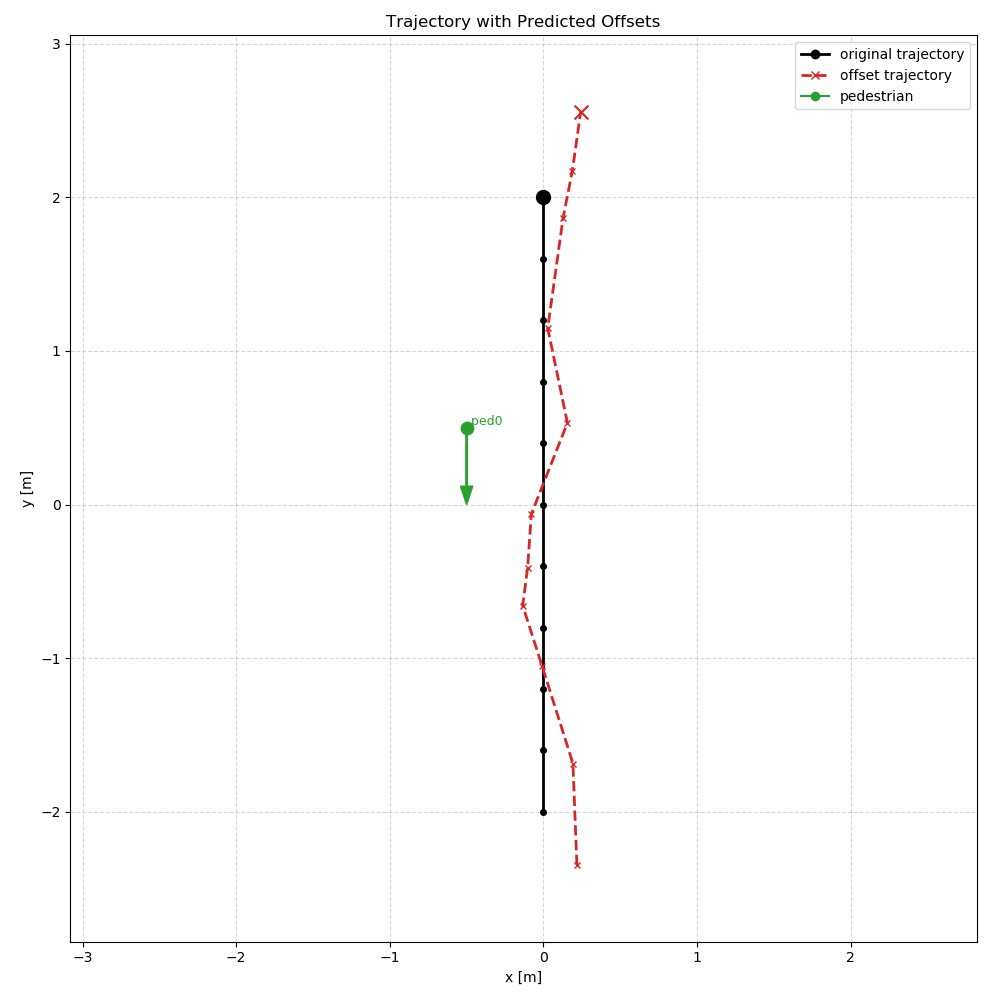

The Python source for this figure:
#!/usr/bin/env python3
"""
Plot trajectory with predicted offsets.

This script takes an array of robot trajectory points and predicts per-frame
offsets using the GNN model, then plots both the original trajectory and the
offset-adjusted trajectory for comparison.

Example:
  python3 src/trajectory_offset_plot.py --model-path gnn_model.pt
"""

from __future__ import annotations

import argparse
from typing import List, Tuple, Optional
import numpy as np
import matplotlib.pyplot as plt
from matplotlib.lines import Line2D
import torch
from torch_geometric.data import Data

from utils import (
    build_directional_star,
    load_model,
    preprocess_frame_to_node_features,
    build_bidirectional_star,
)


def sample_trajectory_from_waypoints(
    waypoints: np.ndarray,
    samples_per_segment: int = 2,
) -> np.ndarray:
    """
    Linearly sample points along each trajectory segment.

    Each segment contributes exactly `samples_per_segment` points without
    duplicating junction waypoints; the final waypoint is appended once.
    """
    if waypoints.ndim != 2 or waypoints.shape[1] != 2:
        raise ValueError("waypoints must have shape [N, 2]")
    if len(waypoints) < 2:
        raise ValueError("need at least 2 waypoints to form segments")
    if samples_per_segment <= 0:
        raise ValueError("samples_per_segment must be > 0")

    sampled_points: List[np.ndarray] = []
    for i in range(len(waypoints) - 1):
        p0 = waypoints[i]
        p1 = waypoints[i + 1]
        t_values = np.linspace(0.0, 1.0, num=samples_per_segment, endpoint=False, dtype=np.float32)
        segment_points = (1.0 - t_values[:, None]) * p0 + t_values[:, None] * p1
        sampled_points.append(segment_points)

    sampled_points.append(waypoints[-1][None, :])
    return np.vstack(sampled_points).astype(np.float32)


def predict_offset_at_frame(
    frame_nx5: np.ndarray,
    model: torch.nn.Module,
    device: torch.device,
    fallback_theta: Optional[float] = None,
) -> np.ndarray:
    """
    Predict the offset for a single frame with pedestrians.
    
    Args:
        frame_nx5: [V, 5] array with robot at index 0
        model: Trained GNN model
        device: Torch device
    
    Returns:
        [2] array with predicted offset (global frame)
    """
    x_node = preprocess_frame_to_node_features(frame_nx5)
    #edge_index, edge_attr = build_directional_star(x_node)
    edge_index, edge_attr = build_bidirectional_star(x_node)
    
    data = Data(
        x=torch.from_numpy(x_node),
        edge_index=torch.from_numpy(edge_index),
        edge_attr=torch.from_numpy(edge_attr),
    )
    
    with torch.no_grad():
        y_hat_local = model(data.to(device)).cpu().numpy().reshape(-1)
    
    # Transform local offset to global
    robot_vx, robot_vy = frame_nx5[0, 2], frame_nx5[0, 3]
    speed = np.sqrt(robot_vx**2 + robot_vy**2)
    if speed > 1e-6:
        theta = np.arctan2(robot_vy, robot_vx)
    elif fallback_theta is not None:
        theta = fallback_theta
    else:
        theta = None

    if theta is not None:
        cos_theta = np.cos(theta)
        sin_theta = np.sin(theta)
        R_theta = np.array([[cos_theta, -sin_theta], [sin_theta, cos_theta]])
        y_hat = R_theta @ y_hat_local
    else:
        y_hat = y_hat_local
    
    print("------------------------------------------------------------------------------")
    print("data",data.x.numpy(),data.edge_index.numpy(),data.edge_attr.numpy())
    print(f"Predicted CV residual [dx, dy] (local): {y_hat_local.tolist()}")
    #print(f"Predicted CV residual [dx, dy] (global): {y_hat.tolist()}")
    
    return y_hat


def plot_trajectory_with_offset(
    robot_positions: np.ndarray,
    offset_positions: np.ndarray,
    pedestrian_positions: Optional[np.ndarray] = None,
    pedestrian_velocities: Optional[np.ndarray] = None,
    save_path: str = "trajectory_offset_plot.png",
    title: str = "Trajectory with Predicted Offsets",
) -> None:
    """
    Plot original robot trajectory and offset-adjusted trajectory with pedestrians.
    
    Args:
        robot_positions: [N, 2] array of robot positions
        offset_positions: [N, 2] array of offset-adjusted positions
        pedestrian_positions: [M, 2] array of pedestrian positions
        pedestrian_velocities: [M, 2] array of pedestrian velocities
        save_path: Output file path
        title: Plot title
    """
    fig, ax = plt.subplots(figsize=(10, 10))
    
    # Plot original trajectory
    if len(robot_positions) > 0:
        ax.plot(
            robot_positions[:, 0],
            robot_positions[:, 1],
            color="black",
            linewidth=2.0,
            marker="o",
            markersize=4,
            label="original trajectory",
        )
        ax.scatter(
            robot_positions[-1, 0],
            robot_positions[-1, 1],
            c="black",
            s=100,
            marker="o",
            zorder=5,
        )
    
    # Plot offset trajectory
    if len(offset_positions) > 0:
        ax.plot(
            offset_positions[:, 0],
            offset_positions[:, 1],
            color="tab:red",
            linewidth=2.0,
            linestyle="--",
            marker="x",
            markersize=4,
            label="offset trajectory",
        )
        ax.scatter(
            offset_positions[-1, 0],
            offset_positions[-1, 1],
            c="tab:red",
            s=100,
            marker="x",
            zorder=5,
        )
    
    # Plot pedestrians
    if pedestrian_positions is not None and len(pedestrian_positions) > 0:
        ped_vels = pedestrian_velocities if pedestrian_velocities is not None else np.zeros_like(pedestrian_positions)
        for idx, (ped_pos, ped_vel) in enumerate(zip(pedestrian_positions, ped_vels)):
            ax.scatter(ped_pos[0], ped_pos[1], c="tab:green", s=80, zorder=3)
            if pedestrian_velocities is not None and np.linalg.norm(ped_vel) > 1e-6:
                ax.arrow(
                    ped_pos[0],
                    ped_pos[1],
                    ped_vel[0],
                    ped_vel[1],
                    color="tab:green",
                    width=0.01,
                    length_includes_head=True,
                    head_width=0.08,
                    zorder=3,
                )
            ax.text(ped_pos[0], ped_pos[1], f" ped{idx}", color="tab:green", fontsize=9, va="bottom")
    
    # Compute bounds
    all_points = [robot_positions, offset_positions]
    if pedestrian_positions is not None:
        all_points.append(pedestrian_positions)
    all_points = np.vstack(all_points)
    min_xy = np.min(all_points, axis=0)
    max_xy = np.max(all_points, axis=0)
    center_xy = 0.5 * (min_xy + max_xy)
    half_range = 0.5 * np.max(max_xy - min_xy) + 0.5
    
    ax.set_xlim(center_xy[0] - half_range, center_xy[0] + half_range)
    ax.set_ylim(center_xy[1] - half_range, center_xy[1] + half_range)
    ax.set_aspect("equal", adjustable="box")
    ax.grid(True, linestyle="--", alpha=0.5)
    ax.set_xlabel("x [m]")
    ax.set_ylabel("y [m]")
    ax.set_title(title)
    
    # Build legend
    legend_handles = [
        Line2D([0], [0], color="black", linewidth=2.0, marker="o", label="original trajectory"),
        Line2D([0], [0], color="tab:red", linewidth=2.0, linestyle="--", marker="x", label="offset trajectory"),
        Line2D([0], [0], color="tab:green", marker="o", linestyle="-", label="pedestrian"),
    ]
    ax.legend(handles=legend_handles, loc="upper right")
    
    plt.tight_layout()
    plt.savefig(save_path)
    print(f"Saved plot to {save_path}")
    plt.show()


def main() -> None:
    ap = argparse.ArgumentParser()
    ap.add_argument("--model-path", type=str, default="gnn_model.pt", help="Path to trained GNN model.")
    ap.add_argument("--save-path", type=str, default="sample_plot.png", help="Output plot file path.")
    ap.add_argument("--title", type=str, default="Trajectory with Predicted Offsets", help="Plot title.")
    args = ap.parse_args()

    # ============================================================
    # Example waypoints: sparse trajectory control points.
    # Only edit waypoints; dense trajectory points are auto-sampled below.
    # ============================================================
    robot_waypoints = np.array([
        [0.0, -2.0],
        [0.0, 2.0],
    ], dtype=np.float32)
    robot_trajectory = sample_trajectory_from_waypoints(robot_waypoints, samples_per_segment=10)

    # ============================================================
    # Simple pedestrian positions (fixed for demonstration)
    # ============================================================
    pedestrian_positions = np.array([
        [-0.5, 0.5]
    ], dtype=np.float32)

    pedestrian_velocities = np.array([
        [0.0, -0.5]
    ], dtype=np.float32)

    # ============================================================
    # Load model
    # ============================================================
    device = torch.device("cuda" if torch.cuda.is_available() else "cpu")
    model = load_model(args.model_path)
    model.to(device)
    model.eval()

    # ============================================================
    # Predict offsets for each robot position
    # ============================================================
    offset_trajectory = []
    last_valid_theta: Optional[float] = None
    
    for i, robot_pos in enumerate(robot_trajectory):
        # Compute robot velocity direction from consecutive positions,
        # but fix the speed magnitude to 0.4 m/s.
        if i == 0:
            direction = robot_trajectory[i+1] - robot_trajectory[i]
            direction_norm = np.linalg.norm(direction)
            if direction_norm > 1e-6:
                robot_vel = 0.5 * (direction / direction_norm)
            else:   
                robot_vel = np.array([0.0, 0.0], dtype=np.float32)
        else:
            direction = robot_trajectory[i] - robot_trajectory[i-1]
            direction_norm = np.linalg.norm(direction)
            if direction_norm > 1e-6:
                robot_vel = 0.5 * (direction / direction_norm)
            else:
                robot_vel = np.array([0.0, 0.0], dtype=np.float32)

        speed = np.linalg.norm(robot_vel)
        if speed > 1e-6:
            last_valid_theta = float(np.arctan2(robot_vel[1], robot_vel[0]))
        
        # Build frame: robot + pedestrians
        frame_nodes = [[robot_pos[0], robot_pos[1], robot_vel[0], robot_vel[1], 1.0]]
        for ped_pos, ped_vel in zip(pedestrian_positions, pedestrian_velocities):
            frame_nodes.append([ped_pos[0], ped_pos[1], ped_vel[0], ped_vel[1], 0.0])
        
        frame_nx5 = np.array(frame_nodes, dtype=np.float32)
        
        # Predict offset
        try:
            predicted_offset = predict_offset_at_frame(
                frame_nx5,
                model,
                device,
                fallback_theta=last_valid_theta,
            )
            offset_pos = robot_pos + predicted_offset
            offset_trajectory.append(offset_pos)
            #print(f"Frame {i}: robot={robot_pos}, offset={predicted_offset}, offset_pos={offset_pos}")
        except Exception as e:
            #print(f"Frame {i}: prediction failed ({e}), using zero offset")
            offset_trajectory.append(robot_pos)
    
    offset_trajectory = np.array(offset_trajectory, dtype=np.float32)

    # ============================================================
    # Plot
    # ============================================================
    plot_trajectory_with_offset(
        robot_trajectory,
        offset_trajectory,
        pedestrian_positions=pedestrian_positions,
        pedestrian_velocities=pedestrian_velocities,
        save_path=args.save_path,
        title=args.title,
    )


if __name__ == "__main__":
    main()
